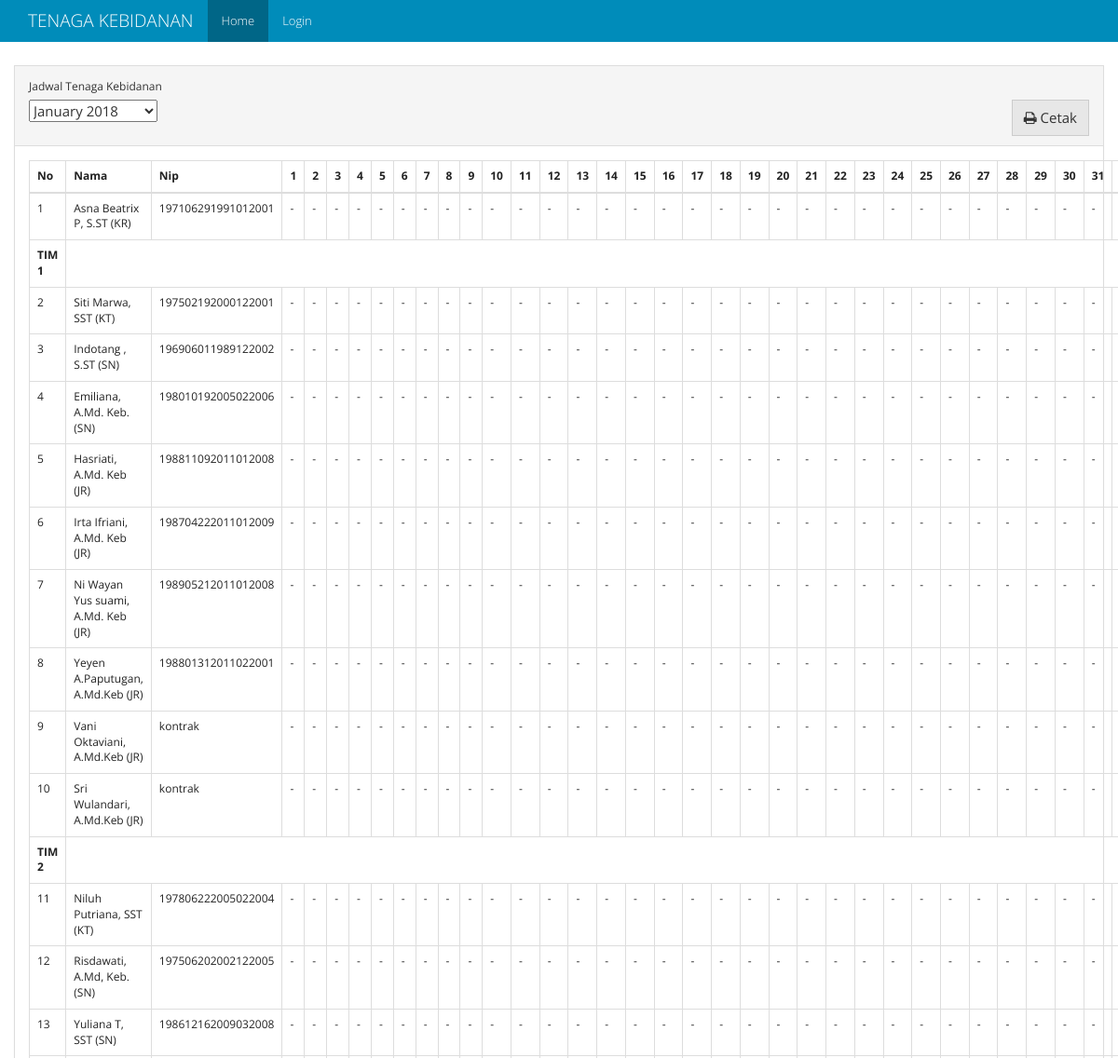
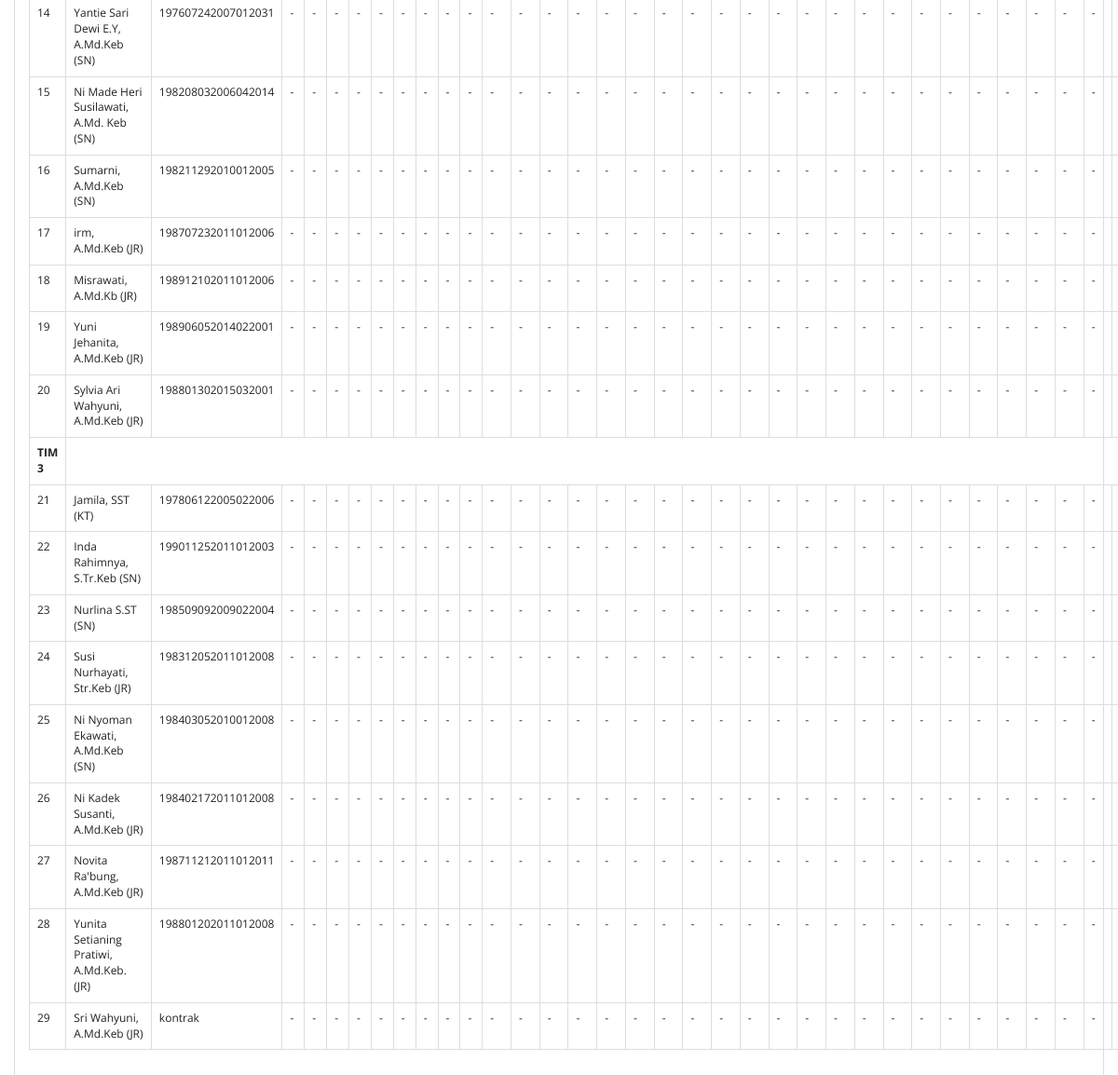
The page / on the database its author committed (2 pictures, top to bottom).
### models.py (models this page shows, shortened)
class Schedules(db.Model):
    id = db.Column(db.Integer, primary_key=True)
    periode_id = db.Column(db.Integer, db.ForeignKey("periode.id"), nullable=False)
    bidan_id = db.Column(db.Integer, db.ForeignKey("bidan.id", ondelete='SET NULL'), nullable=True)
    shift = db.Column(db.Text, default="", nullable=True)
    rest_shift = db.Column(db.Text, default="CLEAR", nullable=True)
    name = db.Column(db.String(50), nullable=True)
    nip = db.Column(db.String(20), nullable=True)
    officer = db.Column(db.String(20), nullable=True)
    tim = db.Column(db.String(10), nullable=True)

### views.py (the view)
@app.route("/", methods=['GET', 'POST'])
def homepage():
    table_query = Schedules.query \
        .join(Periode) \
        .add_columns(Schedules.id.label("schedule_id"), Schedules.officer, Schedules.nip, Schedules.name, Schedules.shift, Schedules.rest_shift, Schedules.tim, Periode.id, Periode.periode)
    table_periode = table_query.order_by(Periode.periode.desc()).group_by(Periode.periode).all()
    list_periode = []
    for periode in table_periode:
        pr = {}
        pr["id"] = periode.periode.strftime("%Y-%m-%d")
        pr["periode"] = periode.periode.strftime("%B %Y")
        list_periode.append(pr)
    if request.method == 'POST':
        periode_periode = request.form["select-periode"]
    else:
        periode_periode = list_periode[0]["id"]
    periode_split = periode_periode.split("-")
    periode_date = datetime.date(int(periode_split[0]), int(periode_split[1]), 1)
    days = calendar.monthrange(periode_date.year, periode_date.month)[1]
    kt = [shift_list(table_query.filter((Schedules.officer == "KT") & (Schedules.tim == "tim1")).filter(Periode.periode == periode_date).all()),
          shift_list(table_query.filter((Schedules.officer == "KT") & (Schedules.tim == "tim2")).filter(Periode.periode == periode_date).all()),
          shift_list(table_query.filter((Schedules.officer == "KT") & (Schedules.tim == "tim3")).filter(Periode.periode == periode_date).all())]
    tim = [shift_list(table_query.filter((Schedules.tim == "tim1") & (Schedules.officer != "KT")).filter(Periode.periode == periode_date).order_by(Schedules.bidan_id.asc()).all()),
           shift_list(table_query.filter((Schedules.tim == "tim2") & (Schedules.officer != "KT")).filter(Periode.periode == periode_date).order_by(Schedules.bidan_id.asc()).all()),
           shift_list(table_query.filter((Schedules.tim == "tim3") & (Schedules.officer != "KT")).filter(Periode.periode == periode_date).order_by(Schedules.bidan_id.asc()).all())]
    periode_schedule = {"kr": shift_list(table_query.filter(Schedules.officer == "KR").filter(Periode.periode == periode_date).all()),
                        "kt": kt, "tim": tim}
    return render_template('home.html', periode=list_periode, table=periode_schedule, periode_value=periode_periode, days=days)

### app.py (called while the page is built)
@app.before_request
def _before_request():
    g.user = current_user

### views.py (called while the page is built, shortened)
def get_hours_total(temp_obj):
    total_jam_kerja = 0
    p, s, m = 6, 7, 11
    total_rest = 0
    return total_jam_kerja

def shift_list(obj):
    new_obj = []
    for result in obj:
        temp_obj = {}
        temp_obj["id"] = result.id
        temp_obj["name"] = result.name
        temp_obj["officer"] = result.officer
        temp_obj["tim"] = result.tim
        temp_obj["nip"] = result.nip
        shift = ''.join(result.shift.split())
        if shift != "" and shift != "CLEAR":
            temp_obj["shift"] = result.shift.split(",")
        else:
            temp_obj["shift"] = None
        rest_shift = ''.join(result.rest_shift.split())
        if rest_shift != "" and rest_shift != "CLEAR":
            temp_obj["rest_shift"] = result.rest_shift.split(",")
        else:
            temp_obj["rest_shift"] = None
        temp_obj['total_jam_kerja'] = get_hours_total(temp_obj)
        temp_obj["schedule_id"] = result.schedule_id
        new_obj.append(temp_obj)
    return new_obj

### templates/home.html (shortened to what this page needs)
{% extends "base.html" %}
{% from "macro/shift_element.html" import shift_element %}
{% block class_container %}container-fluid{% endblock %}
{% block nav_home %} active {% endblock %}
{%  block content %}
<div class="panel panel-default">
		  <div class="panel-heading">
		  	  <div class="form-group">
		    <label for="select-periode">Jadwal Tenaga Kebidanan</label>
				  <form action="/" id="form-periode" class="form form-inline" method="post">
					  <select  name="select-periode" id="select-periode">
						{% for pr in periode %}
							<option value="{{pr['id']}}">{{pr['periode']}}</option>
						{% endfor %}
					  </select>
                      <button id="cetak-jadwal" class="btn btn-default pull-right"> <i class="fa fa-print" aria-hidden="true"></i>  Cetak</button>
				  </form>
		  </div>
		  </div>
		  <div class="panel-body">
                <table class="table table-bordered table-responsive">
                  <thead>
                    <tr>
                      <th>No</th>
                      <th>Nama</th>
                      <th>Nip</th>
                      {% for i in range(days) %}
                        <th>{{loop.index}}</th>
                      {% endfor %}
                        <th>JK</th>
                    </tr>
                  </thead>
                  <tbody>
                    <tr>
                      <td class="table-number">-</td>
                      {% for table in table['kr'] %}
                          <td>{{ table.name }} ({{table.officer}})</td>
                          <td>{{ table.nip|default('<unknown>', True) }}</td>
                          {{ shift_element(table,days) }}
                        <td>{{ table.total_jam_kerja}}</td>
                      {% endfor %}
                    </tr>
                    {% for i in range(0, (table['kt']) | length) %}
                        <tr>
                          <td><strong>TIM {{ loop.index }}</strong></td>
                        </tr>
                        <tr>
                          <td class="table-number">-</td>
                          {% for table in table['kt'][i] %}
                              <td>{{ table.name }} ({{table.officer}})</td>
                              <td>{{ table.nip|default('<unknown>', True) }}</td>
                              {{ shift_element(table,days) }}
                            <td>{{ table.total_jam_kerja}}</td>
                          {% endfor %}
                        </tr>
                        {% for table in table['tim'][i] %}
                          <tr>
                              <td class="table-number">-</td>
                              <td>{{ table.name }} ({{table.officer}})</td>
                              <td>{{ table.nip|default('<unknown>', True) }}</td>
                              {{ shift_element(table,days) }}
                              <td>{{ table.total_jam_kerja}}</td>
                          </tr>
                        {% endfor %}
                    {% endfor %}
                  </tbody>
                </table>
		  </div>
		</div>
{% endblock %}

### templates/base.html (shortened to what this page needs)
<!DOCTYPE html>
<html lang="en">
<head>
    <link rel="stylesheet" href="{{ url_for('static', filename='css/bootstrap.min.css')}}">
    <link rel="stylesheet" href="{{ url_for('static', filename='css/font-awesome.css')}}">
</head>
<body>
<nav class="navbar navbar-inverse navbar-fixed-top">
    <div class="container">
        <div class="navbar-header">
            <a class="navbar-brand" href="#">{% block branding %}TENAGA KEBIDANAN{% endblock %}</a>
        </div>
        <div id="navbar" class="collapse navbar-collapse">
            <ul class="nav navbar-nav">
                <li class="{% block nav_home %}{% endblock %}"><a href="{{ url_for('homepage') }}">Home</a></li>
                {% if g.user.is_authenticated %}
                    <li class="{% block nav_penjadwalan %}{% endblock %}"><a href="{{ url_for('penjadwalan') }}">Penjadwalan</a></li>
                    <li class="{% block nav_setting %}{% endblock %}"><a href="{{ url_for('setting') }}">Pengaturan Proses</a></li>
                    <li class=""><a href="/admin/">Admin</a></li>
                    <li><a href="{{ url_for('logout') }}">Logout</a></li>
                {% else %}
                    <li class="{% block nav_login %}{% endblock %}"><a href="{{ url_for('login') }}">Login</a></li>
                {% endif %}
            </ul>
        </div>
    </div>
</nav>
<div class="{% block class_container %}container{% endblock %}" style="margin-top: 70px;">
    {% block content %}
    {% endblock %}
</div>
</body>
</html>

### templates/macro/shift_element.html
{% macro shift_element(table,days) %}
  {% if table.rest_shift %}
    {% for i in range(days) %}
        {% if table.rest_shift[i] != '-' %}
            <td><strong>{{ table.rest_shift[i] }}</strong></td>
        {% else %}
            {% if table.shift %}
                <td>{{ table.shift[i] }}</td>
            {% else %}
                <td><strong>-</strong></td>
            {% endif %}
        {% endif %}
    {% endfor %}
  {% elif table.shift %}
    {% for i in range(days) %}
        <td>{{ table.shift[i] }}</td>
    {% endfor %}
  {% else %}
    {% for i in range(days) %}
        <td>-</td>
    {% endfor %}
  {% endif %}
{% endmacro %}

### rows shown on the page
Schedules: name "Asna Beatrix P, S.ST", officer "KR", nip "197106291991012001"
Schedules: name "Siti Marwa, SST", officer "KT", nip "197502192000122001"
Schedules: name "Indotang , S.ST", officer "SN", nip "196906011989122002"
Schedules: name "Emiliana, A.Md. Keb.", officer "SN", nip "198010192005022006"
Schedules: name "Hasriati, A.Md. Keb", officer "JR", nip "198811092011012008"
Schedules: name "Irta Ifriani, A.Md. Keb", officer "JR", nip "198704222011012009"
Schedules: name "Ni Wayan Yus suami, A.Md. Keb", officer "JR", nip "198905212011012008"
Schedules: name "Yeyen A.Paputugan, A.Md.Keb", officer "JR", nip "198801312011022001"
Schedules: name "Vani Oktaviani, A.Md.Keb", officer "JR", nip "kontrak"
Schedules: name "Sri Wulandari, A.Md.Keb", officer "JR", nip "kontrak"
Schedules: name "Niluh Putriana, SST", officer "KT", nip "197806222005022004"
Schedules: name "Risdawati, A.Md, Keb.", officer "SN", nip "197506202002122005"
Schedules: name "Yuliana T, SST", officer "SN", nip "198612162009032008"
Schedules: name "Yantie Sari Dewi E.Y, A.Md.Keb", officer "SN", nip "197607242007012031"
Schedules: name "Ni Made Heri Susilawati, A.Md. Keb", officer "SN", nip "198208032006042014"
Schedules: name "Sumarni, A.Md.Keb", officer "SN", nip "198211292010012005"
Schedules: name "irm, A.Md.Keb", officer "JR", nip "198707232011012006"
Schedules: name "Misrawati, A.Md.Kb", officer "JR", nip "198912102011012006"
Schedules: name "Yuni Jehanita, A.Md.Keb", officer "JR", nip "198906052014022001"
Schedules: name "Sylvia Ari Wahyuni, A.Md.Keb", officer "JR", nip "198801302015032001"
Schedules: name "Jamila, SST", officer "KT", nip "197806122005022006"
Schedules: name "Inda Rahimnya, S.Tr.Keb", officer "SN", nip "199011252011012003"
Schedules: name "Nurlina S.ST", officer "SN", nip "198509092009022004"
Schedules: name "Susi Nurhayati, Str.Keb", officer "JR", nip "198312052011012008"
Schedules: name "Ni Nyoman Ekawati, A.Md.Keb", officer "SN", nip "198403052010012008"
Schedules: name "Ni Kadek Susanti, A.Md.Keb", officer "JR", nip "198402172011012008"
Schedules: name "Novita Ra'bung, A.Md.Keb", officer "JR", nip "198711212011012011"
Schedules: name "Yunita Setianing Pratiwi, A.Md.Keb.", officer "JR", nip "198801202011012008"
Schedules: name "Sri Wahyuni, A.Md.Keb", officer "JR", nip "kontrak"

### other values the page prints
form field select-periode "January 2018"
